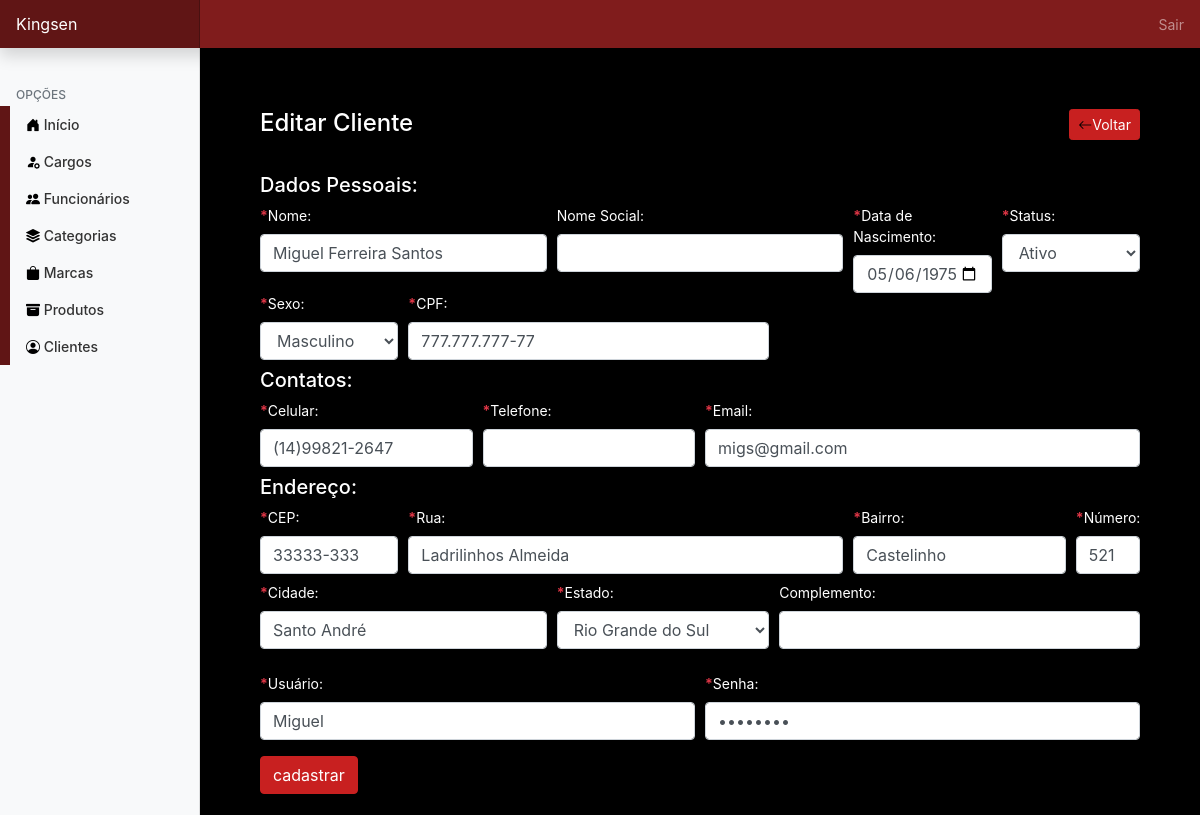
The app's page /admin/cliente/editar.php?id_cliente=5 (signed in) with its own data.
### tables this page shows
CREATE TABLE `cliente` (
  `id_cliente` int(3) NOT NULL,
  `cep` char(9) DEFAULT NULL,
  `bairro` varchar(30) DEFAULT NULL,
  `cidade` varchar(40) DEFAULT NULL,
  `estado` char(2) DEFAULT NULL,
  `numero` int(4) DEFAULT NULL,
  `nome` varchar(60) NOT NULL,
  `data_nasc` date NOT NULL,
  `status` bit(1) NOT NULL,
  `sexo` char(1) DEFAULT NULL,
  `senha` char(8) NOT NULL,
  `email` varchar(50) NOT NULL,
  `nome_social` varchar(50) DEFAULT NULL,
  `tel_residen` char(13) DEFAULT NULL,
  `tel_cell` char(14) DEFAULT NULL,
  `data_cadastro` datetime NOT NULL,
  `endereco` varchar(70) DEFAULT NULL,
  `cpf` char(14) NOT NULL,
  `complemento` varchar(40) DEFAULT NULL,
  `login` varchar(40) NOT NULL
);

### admin/cliente/editar.php (the view, shortened to what this page needs)
<?php
require_once '../../conexao/conecta.php';
?>
<!doctype html>
<html lang="pt-br">
<head>
    <link rel="stylesheet" href="https://stackpath.bootstrapcdn.com/bootstrap/4.1.3/css/bootstrap.min.css">
    <link rel="stylesheet" href="https://cdn.jsdelivr.net/npm/bootstrap-icons@1.11.3/font/bootstrap-icons.min.css">
    <link href="../../css/dashboard.css" rel="stylesheet">
    <link rel="stylesheet" href="../../css/style.css">
</head>
<body>
    <?php
    include('../topo.php');
    ?>
    <div class="container-fluid">
        <div class="row">
            <?php
            include('../navegacao.php');
            ?>
            <main class="ml-auto col-lg-10 px-md-4">
                <div class="container mt-5">
                    <?php
                    if (isset($_GET['id_cliente']) && $_GET['id_cliente'] != '') {
                        $codigo = $_GET['id_cliente'];
                        $sql = " SELECT * FROM cliente WHERE id_cliente = $codigo";
                        $query = mysqli_query($conexao, $sql);
                        $cliente = mysqli_fetch_assoc($query);
                    ?>
                        <div class="card">
                            <div class="card-header d-flex justify-content-between align-itens-center">
                                <h4 class="m-0">Editar Cliente</h4>
                                <a href="index.php" class="btn btn-primary btn-sm"><i class="bi bi-arrow-left"></i>Voltar</a>
                            </div>
                            <div class="card-body">
                                <form action="acoes.php" method="post" enctype="multipart/form-data">
                                    <div class="form-group">
                                        <div class="form-row">
                                            <div class="col-12">
                                                <h5>Dados Pessoais:</h3>
                                            </div>
                                            <div class="col-4 mb-2">
                                                <label for="nome"><strong class="text-danger">*</strong>Nome: </label>
                                                <input type="text" name="nome" maxlength="60" class="form-control" value="<?php echo $cliente['nome'] ?>" required>
                                            </div>
                                            <div class="col-4">
                                                <label for="nomeSocial">Nome Social: </label>
                                                <input type="text" name="nome_social" maxlength="50" value="<?php echo $cliente['nome_social'] ?>" class="form-control">
                                            </div>
                                            <div class="col-2">
                                                <label for="dataNascimento"><strong class="text-danger">*</strong>Data de Nascimento: </label>
                                                <input type="date" name="data_nasc" maxlength="10" class="form-control" value="<?php echo $cliente['data_nasc'] ?>" required>
                                            </div>
                                            <div class="col-2">
                                                <label for="status"><strong class="text-danger">*</strong>Status: </label>
                                                <select class="form-control" name="status">
                                                    <option value="1" <?php if ($cliente['status'] == 1) echo 'selected'; ?>>Ativo</option>
                                                </select>
                                            </div>
                                            <div class="col-2 mb-2">
                                                <label for="sexo"><strong class="text-danger">*</strong>Sexo: </label>
                                                <select class="form-control" name="sexo" required>
                                                    <option value="M" <?php if ($cliente['sexo'] == 'M') echo 'selected'; ?>>Masculino</option>
                                                </select>
                                            </div>
                                            <div class="col-5 mb-2">
                                                <label for="cpf"><strong class="text-danger">*</strong>CPF: </label>
                                                <input type="text" name="cpf" maxlength="14" data-mask="000.000.000-00" class="form-control" value="<?php echo $cliente['cpf'] ?>" required>
                                            </div>
                                            <div class="col-12">
                                                <h5>Contatos:</h5>
                                            </div>
                                            <div class="col-3">
                                                <label for="celular"><strong class="text-danger">*</strong>Celular: </label>
                                                <input type="tel" name="celular" maxlength="14" data-mask="(00)00000-0000" class="form-control" value="<?php echo $cliente['tel_cell'] ?>" required>
                                            </div>
                                            <div class="col-3">
                                                <label for="telefone"><strong class="text-danger">*</strong>Telefone: </label>
                                                <input type="tel" name="telefone" maxlength="14" data-mask="(00)00000-0000" class="form-control" value="<?php echo $cliente['tel_residen'] ?>" required>
                                            </div>
                                            <div class="col-6 mb-2">
                                                <label for="email"><strong class="text-danger">*</strong>Email: </label>
                                                <input type="text" name="email" maxlength="50" class="form-control" value="<?php echo $cliente['email'] ?>" required>
                                            </div>
                                            <div class="col-12">
                                                <h5>Endereço:</h5>
                                            </div>
                                            <div class="col-2 mb-2">
                                                <label for="cep"><strong class="text-danger">*</strong>CEP: </label>
                                                <input type="text" name="cep" id="cep" maxlength="9" data-mask="00000-000" class="form-control" value="<?php echo $cliente['cep'] ?>" onblur="pesquisacep(this.value);" required>
                                            </div>
                                            <div class="col-6">
                                                <label for="rua"><strong class="text-danger">*</strong>Rua: </label>
                                                <input type="text" name="rua" id="rua" maxlength="9" class="form-control" value="<?php echo $cliente['endereco'] ?>" required>
                                            </div>
                                            <div class="col-3">
                                                <label for="bairro"><strong class="text-danger">*</strong>Bairro: </label>
                                                <input type="text" name="bairro" id="bairro" maxlength="30" class="form-control" value="<?php echo $cliente['bairro'] ?>" required>
                                            </div>
                                            <div class="col-1">
                                                <label for="numero"><strong class="text-danger">*</strong>Número: </label>
                                                <input type="text" name="numero" maxlength="5" class="form-control" value="<?php echo $cliente['numero'] ?>" required>
                                            </div>
                                            <div class="col-4 mb-2">
                                                <label for="cidade"><strong class="text-danger">*</strong>Cidade: </label>
                                                <input type="text" name="cidade" id="cidade" maxlength="30" class="form-control" value="<?php echo $cliente['cidade'] ?>" required>
                                            </div>
                                            <div class="col-3">
                                                <label for="estado"><strong class="text-danger">*</strong>Estado: </label>
                                                <select class="form-control" name="estado" id="uf" required>
                                                    <option value="RS" <?php if ($cliente['estado'] == 'RS') echo 'selected'; ?>>Rio Grande do Sul</option>
                                                </select>
                                            </div>
                                            <div class="col-5 mb-4">
                                                <label for="complemento">Complemento: </label>
                                                <input type="text" name="complemento" maxlength="50" value="<?php echo $cliente['complemento'] ?>" class="form-control">
                                            </div>
                                            <div class="col-6">
                                                <label for="usuario"><strong class="text-danger">*</strong>Usuário: </label>
                                                <input type="text" name="usuario" maxlength="50" class="form-control" value="<?php echo $cliente['login'] ?>" required>
                                            </div>
                                            <div class="col-6">
                                                <label for="senha"><strong class="text-danger">*</strong>Senha: </label>
                                                <input type="password" name="senha" maxlength="50" class="form-control" value="<?php echo $cliente['senha'] ?>" required>
                                            </div>
                                        </div>
                                    </div>
                                    <input value="cadastrar" type="submit" class="btn btn-primary btn-md">
                                </form>
                            </div>
                        </div>
                    <?php
                    } else {
                        echo "<h5>Cliente não encontrado!</h5>";
                    }
                    ?>
                </div>
            </main>
        </div>
    </div>
</body>
</html>

### css/dashboard.css (style rules this page uses)
body { font-size: .875rem; }

### css/style.css (style rules this page uses)
@media (min-width: 1200px) { .container { max-width: 2240px; } }
.card { background-color: #000 !important; color: #ffffff; }
body { background-color: black; }
.btn { background-color: #c82020; border-color: #c82020; }
.bi { color: rgb(0, 0, 0); }

### records on screen
cliente: nome "Miguel Ferreira Santos", data_nasc "05/06/1975", status "Ativo", sexo "Masculino", cpf "777.777.777-77", celular "(14)99821-2647", email "migs@gmail.com", cep "33333-333", rua "Ladrilinhos Almeida", bairro "Castelinho", numero "521", cidade "Santo André", estado "Rio Grande do Sul", usuario "Miguel"
